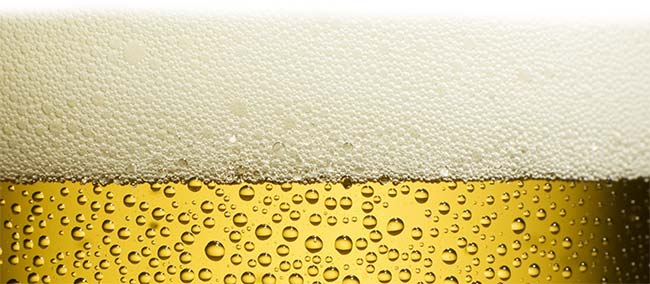
#> input picture keg2_v2/img/bg.jpg, 650 x 284 px, found by its file name
$ python mkbg.py
#> lines starting #> are read from the running program, lines starting #| are printed output that depends on the picture
#!/usr/bin/env python3
"""Cut display gauge textures out of web20/img/bg.jpg.

Writes raw little-endian LVGL pixel data (LVGL swaps bytes in flush):
  foam.rgb565    foam band, made seamless for vertical tiling (crossfaded wrap)
  beer.rgb565    beer band, made seamless for vertical tiling (crossfaded wrap)
  edge.rgb565a8  foam/beer transition strip with faded top/bottom (RGB565 plane
                 followed by A8 plane), drawn over the level boundary

Run with system python3 (needs Pillow + numpy) after bg.jpg changes:
  python3 tools/mkbg.py [--preview DIR]
"""
import argparse
from pathlib import Path

import numpy as np
from PIL import Image, ImageDraw

HERE = Path(__file__).resolve().parent
SRC = HERE / '../../web20/img/bg.jpg'
DST = HERE / '../main/img'

SIZE = 466                  # display width/height
X0 = (650 - SIZE) // 2      # centre crop, native scale

# source row ranges [start, end) - see row colour profile of bg.jpg
FOAM = (40, 160)
EDGE = (130, 210)   # foam/beer line is around row 180
BEER = (188, 280)
XFADE = 30          # rows crossfaded to make foam/beer tiles seamless
EDGE_FADE = (30, 20)  # edge strip alpha ramp rows (top, bottom)


def band(im, rows):
    return im.crop((X0, rows[0], X0 + SIZE, rows[1]))


def flatten(b):
    """Remove vertical brightness/tint gradient: scale each row to the band mean."""
    a = np.asarray(b, dtype=np.float32)
    row = a.mean(axis=1, keepdims=True)                 # per row, per channel
    a = a * (a.mean(axis=(0, 1), keepdims=True) / row)
    return Image.fromarray(np.clip(a, 0, 255).astype(np.uint8), 'RGB')


def seamless(b, k=XFADE):
    """Period n-k tile: first k rows blend into the band's last k rows."""
    n = b.height
    t = b.crop((0, 0, SIZE, n - k))
    for i in range(k):
        a = (i + 0.5) / k
        row = Image.blend(b.crop((0, n - k + i, SIZE, n - k + i + 1)),
                          b.crop((0, i, SIZE, i + 1)), a)
        t.paste(row, (0, i))
    return t


def edge_alpha(h, top, bottom):
    m = Image.new('L', (SIZE, h), 255)
    d = ImageDraw.Draw(m)
    for i in range(top):
        d.line((0, i, SIZE, i), fill=int(255 * (i + 0.5) / top))
    for i in range(bottom):
        d.line((0, h - 1 - i, SIZE, h - 1 - i), fill=int(255 * (i + 0.5) / bottom))
    return m


def rgb565(im):
    out = bytearray()
    for r, g, b in im.getdata():
        v = ((r >> 3) << 11) | ((g >> 2) << 5) | (b >> 3)
        out += v.to_bytes(2, 'little')
    return bytes(out)


def tile_v(tile, x, y, h, canvas):
    """Tile vertically into canvas region starting at y (tile origin at y)."""
    yy = y
    while yy < y + h:
        part = tile.crop((0, 0, SIZE, min(tile.height, y + h - yy)))
        canvas.paste(part, (x, yy))
        yy += tile.height


def gauge(foam, beer, edge, alpha, pct):
    """Same placement as ui_gauge_set_level()."""
    img = Image.new('RGB', (SIZE, SIZE))
    tile_v(foam, 0, 0, SIZE, img)
    e = edge.height
    y = e // 2 + SIZE * (100 - pct) // 100
    if y < SIZE:
        tile_v(beer, 0, y, SIZE - y, img)
    img.paste(edge, (0, y - e // 2), alpha)
    img = img.crop((0, 0, SIZE, SIZE))
    mask = Image.new('L', (SIZE, SIZE), 0)
    ImageDraw.Draw(mask).ellipse((0, 0, SIZE - 1, SIZE - 1), fill=255)
    out = Image.new('RGB', (SIZE, SIZE))
    out.paste(img, mask=mask)
    return out


def main():
    ap = argparse.ArgumentParser()
    ap.add_argument('--src', type=Path, default=SRC)
    ap.add_argument('--dst', type=Path, default=DST)
    ap.add_argument('--preview', type=Path, help='write gauge_XXX.png previews here')
    a = ap.parse_args()

    im = Image.open(a.src).convert('RGB')
#> im is the input picture: PIL image 650x284 RGB; mean R, G, B 211.4, 196.2, 140.1
    foam = seamless(flatten(band(im, FOAM)))
#> in flatten, `row = a.mean(axis=1, keepdims=True)`: row = 120 rows, first 8: [236.5, 232.9, 213.4], [235.8, 232.2, 212.7], [235.1, 231.5, 211.7], [235.8, 232.2, 212.4], [236.2, 232.6, 212.5], [235, 231.5, 211.2], [234.7, 231.1, 210.6], [235.5, 232, 211.5]
#> in flatten, `a = a * (a.mean(axis=(0, 1), keepdims=True) / row)`:
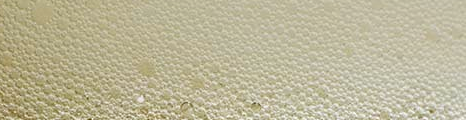
#> a: shape (120, 466, 3) float32; mean R, G, B 224.4, 219.2, 193.1; drawn with min black and max white
#> in flatten, `return Image.fromarray(np.clip(a, 0, 255).astype(np.uint8), 'RGB')`:
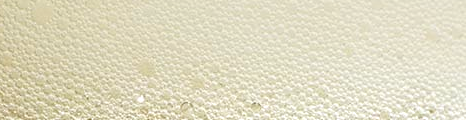
#> returned value: PIL image 466x120 RGB; mean R, G, B 223.7, 218.6, 192.6
#> in seamless, `n = b.height`: n = 120
#> after the loop in seamless, `for i in range(k):`:
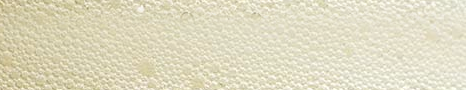
#> t: PIL image 466x90 RGB; mean R, G, B 223.6, 218.5, 192.4
    beer = seamless(flatten(band(im, BEER)))
#> in flatten (call 2), `row = a.mean(axis=1, keepdims=True)`: row = 92 rows, first 8: [214.2, 181.3, 63.67], [213.7, 180.4, 62.18], [217.4, 183.8, 62.87], [222.3, 188.7, 65.6], [226.7, 193.5, 69.01], [223.7, 190.1, 65.58], [222.3, 189, 67.01], [219.5, 186.2, 65.44]
#> in flatten (call 2), `a = a * (a.mean(axis=(0, 1), keepdims=True) / row)`:
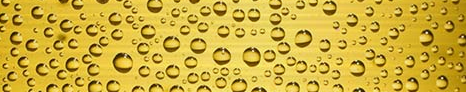
#> a: shape (92, 466, 3) float32; mean R, G, B 218, 185.5, 64.7; drawn with min black and max white
#> call 2 of seamless, with k = 30
#> in seamless (call 2), `n = b.height`: n = 92
#> after the loop in seamless (call 2), `for i in range(k):`:
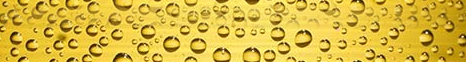
#> t: PIL image 466x62 RGB; mean R, G, B 216.9, 184.8, 64
    edge = band(im, EDGE)
#> call 3 of band, with rows = (130, 210)
#> in band (call 3), `return im.crop((X0, rows[0], X0 + SIZE, rows[1]))`:
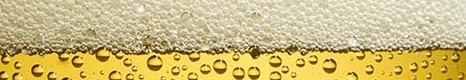
#> returned value: PIL image 466x80 RGB; mean R, G, B 205.5, 187.5, 123
    alpha = edge_alpha(edge.height, *EDGE_FADE)
#> in edge_alpha, `m = Image.new('L', (SIZE, h), 255)`: m: PIL image 466x80 L; every value is 255
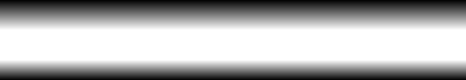
#> alpha: PIL image 466x80 L; min 4, max 255, mean 175

    a.dst.mkdir(parents=True, exist_ok=True)
    out = {
        'foam.rgb565': (foam, rgb565(foam)),
        'beer.rgb565': (beer, rgb565(beer)),
        'edge.rgb565a8': (edge, rgb565(edge) + alpha.tobytes()),
    }
#> the loop in rgb565, `for r, g, b in im.getdata():` made 41940 passes
#> (r, g, b, v) on passes 1 to 3: (227, 216, 177, 59094), (187, 176, 135, 48528), (173, 162, 122, 44303)
#> the loop in rgb565 (call 2), `for r, g, b in im.getdata():` made 28892 passes
#> (r, g, b, v) on passes 1 to 3: (225, 185, 25, 58819), (227, 185, 32, 58820), (235, 190, 59, 60903)
    for name, (t, data) in out.items():
        p = a.dst / name
        p.write_bytes(data)
        print('%-14s %dx%d  %d bytes' % (name, t.width, t.height, len(data)))
#> this loop made 3 passes
#> name on passes 1 to 3: 'foam.rgb565', 'beer.rgb565', 'edge.rgb565a8'
#| foam.rgb565    466x90  83880 bytes
#| beer.rgb565    466x62  57784 bytes
#| edge.rgb565a8  466x80  111840 bytes

    if a.preview:
        a.preview.mkdir(parents=True, exist_ok=True)
        for pct in (0, 25, 50, 75, 100):
            p = a.preview / ('gauge_%03d.png' % pct)
            gauge(foam, beer, edge, alpha, pct).save(p)
            print('preview', p)


if __name__ == '__main__':
    main()
